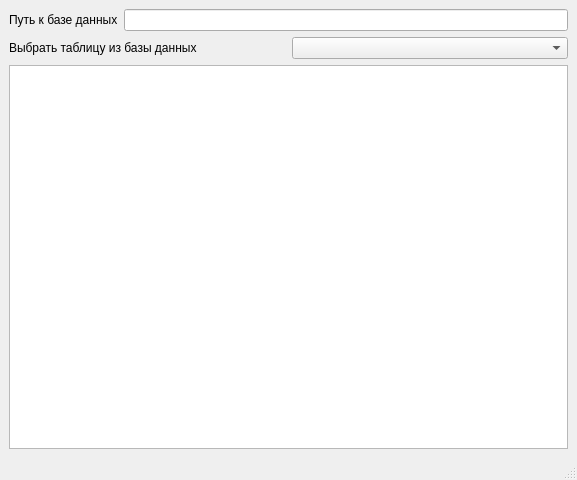
<?xml version="1.0" encoding="UTF-8"?>
<ui version="4.0">
 <class>MainWindow</class>
 <widget class="QMainWindow" name="MainWindow">
  <property name="geometry">
   <rect>
    <x>0</x>
    <y>0</y>
    <width>577</width>
    <height>480</height>
   </rect>
  </property>
  <property name="windowTitle">
   <string>MainWindow</string>
  </property>
  <widget class="QWidget" name="centralwidget">
   <layout class="QGridLayout" name="gridLayout">
    <item row="0" column="0">
     <layout class="QVBoxLayout" name="verticalLayout">
      <item>
       <layout class="QHBoxLayout" name="horizontalLayout">
        <item>
         <widget class="QLabel" name="label">
          <property name="text">
           <string>Путь к базе данных</string>
          </property>
         </widget>
        </item>
        <item>
         <widget class="QLineEdit" name="lineEdit"/>
        </item>
       </layout>
      </item>
      <item>
       <layout class="QHBoxLayout" name="horizontalLayout_2">
        <item>
         <widget class="QLabel" name="label_2">
          <property name="text">
           <string>Выбрать таблицу из базы данных</string>
          </property>
         </widget>
        </item>
        <item>
         <widget class="QComboBox" name="comboBox"/>
        </item>
       </layout>
      </item>
      <item>
       <widget class="QTableView" name="tableView"/>
      </item>
     </layout>
    </item>
   </layout>
  </widget>
  <widget class="QStatusBar" name="statusbar"/>
 </widget>
 <resources/>
 <connections/>
</ui>
